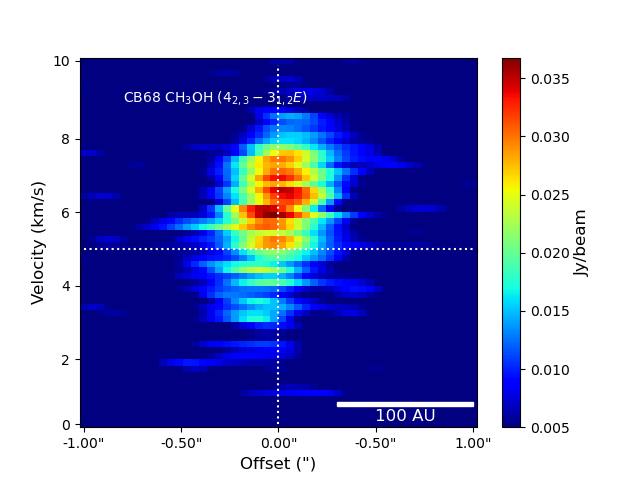

This chart was generated by the following Python code:
import pylab as pl
import numpy as np
from astropy.visualization import quantity_support
from astropy import units as u
from astropy import wcs
import matplotlib.pyplot as plt
pl.rcParams['figure.facecolor']='w'

from spectral_cube import SpectralCube

from pvextractor import extract_pv_slice, Path

from astropy.io import fits

import matplotlib.image as mpimg
from mpl_toolkits.axes_grid1.anchored_artists import AnchoredSizeBar
import matplotlib.font_manager as fm

# hdu_list = fits.open('/mnt/storage/CB68_setup1/CB68-Setup1-cube-products/CB68_218.440GHz_CH3OH_joint_0.5_clean.image.pbcor.common.fits')
# print(hdu_list.info())


# image_data = fits.getdata('/mnt/storage/CB68_setup1/CB68-Setup1-cube-products/CB68_218.440GHz_CH3OH_joint_0.5_clean.image.pbcor.common.fits')
# print(image_data.shape)

cube = SpectralCube.read('/mnt/storage/CB68_setup1/CB68-Setup1-cube-products/CB68_218.440GHz_CH3OH_joint_0.5_clean.image.pbcor.common.fits')
# print(cube.spectral_axis.value)
freq0 = 218.440063*1e9
v = 29979245800 / 1e5 * (freq0 - cube.spectral_axis.value) / freq0
path = Path([(793, 706), (710, 789)])

pvdiagram = extract_pv_slice(cube=cube, path=path, spacing=1)


# im = plt.imshow(pvdiagram.data[207:267, 30:86], cmap='jet', vmin=0)
# print(pvdiagram.data[207:267, 30:86].shape)
v_axis = v[207:267]
offset = np.linspace(-1, 1, 50, endpoint=True)
O, V = np.meshgrid(offset, v_axis)
fig, ax = plt.subplots()

im = ax.pcolormesh(O, V, pvdiagram.data[207:267, 36:86][:, ::-1], shading='auto', vmin=0.005, cmap='jet')
ax.plot([0, 0], [v_axis[-1], 10], 'w:')
ax.plot([-1, 1], [5, 5], 'w:')
ax.set_yticks([v_axis[-1], 2, 4, 6, 8, v_axis[0]], [0, 2, 4, 6, 8, 10])
ax.set_xticks([-1, -0.5, 0, 0.5, 1],['-1.00"', '-0.50"', '0.00"', '-0.50"', '1.00"'])
ax.set_ylabel('Velocity (km/s)',fontsize = 12)
ax.set_xlabel('Offset (")',fontsize = 12)
ax.text(-0.8,9, 'CB68 '+r'$\mathregular{CH_3OH}}$'+ ' $(4_{2,3}-3_{1,2}E)$', color='white')
cbar = fig.colorbar(im, ax=ax)
cbar.set_label('Jy/beam',fontsize = 12)
# plt.subplots_adjust(right=0.8)
# cbar.ax.set_position([0.85, 0.15, 0.05, 0.7])
scalebar = AnchoredSizeBar(ax.transData,
                           .7, '100 AU', 'lower right', 
                           pad=0.1,
                           color='white',
                           frameon=False,
                           size_vertical=.1,
                           fontproperties=fm.FontProperties(size=12))
ax.add_artist(scalebar)

plt.savefig('cb68_pv.png')
plt.show()
# 218.440063
